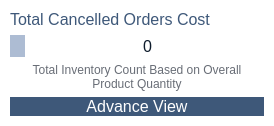
                 <widget class="QFrame" name="horizontalFrame_3">
                  <property name="styleSheet">
                   <string notr="true">background-color: rgb(255, 255, 255);
border-radius: 20px;</string>
                  </property>
                  <layout class="QHBoxLayout" name="horizontalLayout_48">
                   <property name="leftMargin">
                    <number>10</number>
                   </property>
                   <property name="topMargin">
                    <number>10</number>
                   </property>
                   <property name="rightMargin">
                    <number>10</number>
                   </property>
                   <property name="bottomMargin">
                    <number>10</number>
                   </property>
                   <item>
                    <layout class="QVBoxLayout" name="verticalLayout_24">
                     <item>
                      <widget class="QLabel" name="label_65">
                       <property name="sizePolicy">
                        <sizepolicy hsizetype="Preferred" vsizetype="Fixed">
                         <horstretch>0</horstretch>
                         <verstretch>0</verstretch>
                        </sizepolicy>
                       </property>
                       <property name="font">
                        <font>
                         <pointsize>12</pointsize>
                        </font>
                       </property>
                       <property name="styleSheet">
                        <string notr="true">color: #3E5879;</string>
                       </property>
                       <property name="text">
                        <string>Total Cancelled Orders Cost</string>
                       </property>
                      </widget>
                     </item>
                     <item>
                      <layout class="QHBoxLayout" name="horizontalLayout_49">
                       <item>
                        <widget class="QLabel" name="label_71">
                         <property name="sizePolicy">
                          <sizepolicy hsizetype="Fixed" vsizetype="Fixed">
                           <horstretch>0</horstretch>
                           <verstretch>0</verstretch>
                          </sizepolicy>
                         </property>
                         <property name="styleSheet">
                          <string notr="true">background-color: #ADBCD3;
padding: 4px;
border-radius: 10px;</string>
                         </property>
                         <property name="text">
                          <string/>
                         </property>
                         <property name="pixmap">
                          <pixmap resource="resources.qrc">:/resources/orders-icons/Total_Cancelled_Orders_Cost.svg</pixmap>
                         </property>
                         <property name="scaledContents">
                          <bool>true</bool>
                         </property>
                        </widget>
                       </item>
                       <item>
                        <widget class="QLabel" name="Total_cancelled_orders_cost_label">
                         <property name="font">
                          <font>
                           <pointsize>12</pointsize>
                          </font>
                         </property>
                         <property name="styleSheet">
                          <string notr="true">color: rgb(14, 28, 44);</string>
                         </property>
                         <property name="text">
                          <string>0</string>
                         </property>
                         <property name="alignment">
                          <set>Qt::AlignmentFlag::AlignCenter</set>
                         </property>
                         <property name="wordWrap">
                          <bool>true</bool>
                         </property>
                        </widget>
                       </item>
                      </layout>
                     </item>
                     <item>
                      <widget class="QLabel" name="label_67">
                       <property name="sizePolicy">
                        <sizepolicy hsizetype="Preferred" vsizetype="Fixed">
                         <horstretch>0</horstretch>
                         <verstretch>0</verstretch>
                        </sizepolicy>
                       </property>
                       <property name="styleSheet">
                        <string notr="true">color: rgb(104, 109, 118);</string>
                       </property>
                       <property name="text">
                        <string>Total Inventory Count Based on Overall Product Quantity</string>
                       </property>
                       <property name="alignment">
                        <set>Qt::AlignmentFlag::AlignCenter</set>
                       </property>
                       <property name="wordWrap">
                        <bool>true</bool>
                       </property>
                      </widget>
                     </item>
                     <item>
                      <widget class="QPushButton" name="pushButton_24">
                       <property name="maximumSize">
                        <size>
                         <width>16777215</width>
                         <height>40</height>
                        </size>
                       </property>
                       <property name="font">
                        <font>
                         <pointsize>12</pointsize>
                        </font>
                       </property>
                       <property name="styleSheet">
                        <string notr="true">QPushButton{
background: #3E5879;
color: rgb(255, 255, 255);
border:none;
border-radius: 10px;
}
QPushButton:hover{
	background-color: rgb(43, 61, 83);
}</string>
                       </property>
                       <property name="text">
                        <string>Advance View</string>
                       </property>
                       <property name="icon">
                        <iconset>
                         <normalon>:/resources/product-icons/advance_view.svg</normalon>
                        </iconset>
                       </property>
                       <property name="iconSize">
                        <size>
                         <width>28</width>
                         <height>28</height>
                        </size>
                       </property>
                      </widget>
                     </item>
                    </layout>
                   </item>
                  </layout>
                 </widget>
